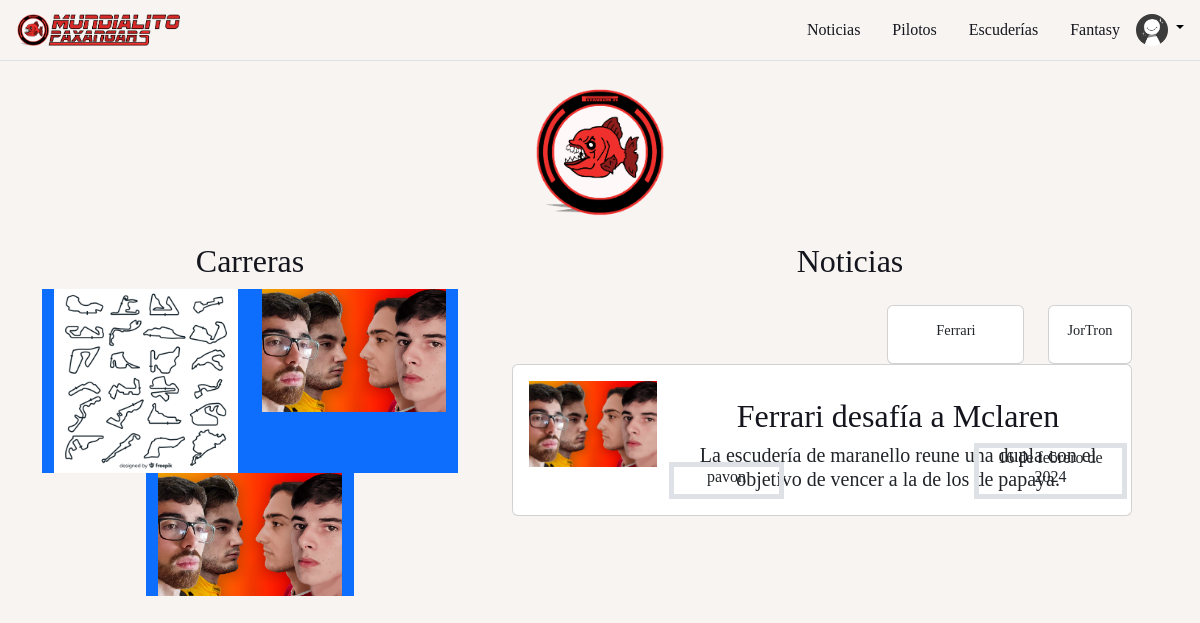
Screenshot of /inicio/noticias with the database file from the repository.
### mundialitopx/models.py (models this page shows, shortened)
class Circuito(models.Model):
    nombre = models.CharField(max_length=100)
    alias = models.CharField(max_length=100)
    pista = models.ImageField(upload_to='media/circuitos/', null=True, blank=True)
    silueta = models.ImageField(upload_to='media/silueta/', null=True, blank=True)
    pais = models.ForeignKey(Pais, on_delete=models.CASCADE)
    fecha = models.DateField( null=True, blank=True)

class Escuderia(models.Model):
    nombre = models.CharField(max_length=100)
    alias = models.CharField(max_length=100)
    monoplaza = models.ImageField(upload_to='media/monoplazas/', null=True, blank=True)
    pais = models.ForeignKey(Pais, on_delete=models.CASCADE)
    logo = models.ImageField(upload_to='media/logos/', null=True, blank=True)
    puesto = models.IntegerField(validators=[MinValueValidator(1),MaxValueValidator(20)])
    descripcion = models.TextField()
    puntos = models.IntegerField(default=0)

class Piloto(models.Model):
    nombre = models.CharField(max_length=100)
    puntos = models.IntegerField(default=0)
    pais = models.ForeignKey(Pais, on_delete=models.CASCADE)
    dorsal = models.IntegerField()
    escuderia = models.ForeignKey(Escuderia, on_delete=models.CASCADE)
    puesto = models.IntegerField(validators=[MinValueValidator(1),MaxValueValidator(20)])
    biografia = models.TextField()
    foto = models.ImageField(upload_to='media/fotospilotos/', null=True, blank=True)

class Noticia(models.Model):
    circuito = models.ForeignKey(Circuito, on_delete=models.CASCADE, null=True, blank=True)
    escuderia = models.ManyToManyField(Escuderia, blank=True)
    piloto = models.ManyToManyField(Piloto, blank=True)
    autor = models.ForeignKey(Usuario, on_delete=models.CASCADE)
    titulo = models.CharField(max_length=100)
    subtitulo = models.CharField(max_length=100)
    cuerpo = models.TextField()
    fecha_publicacion = models.DateField()
    imagen = models.ImageField(upload_to='media/noticia/', null=True, blank=True)

class Usuario(AbstractUser):
    fotoperfil = models.ImageField(upload_to='media/foto-perfil/', null=True, blank=True)
    def __str__(self):
        return self.username

### mundialitopx/views.py (the view)
# urls.py: path('inicio/noticias', ListaNoticias.as_view(), name='noticias'),
class ListaNoticias(ListView):
    model = Noticia
    template_name = "mundialitopx/main/noticias/noticias.html"
    context_object_name = "noticias"
    def get_context_data(self, **kwargs: Any) -> dict[str, Any]:
        context = super().get_context_data(**kwargs)
        context["noticias"] = Noticia.objects.all()
        context["circuitos"] = Circuito.objects.all().order_by("fecha")
        return context

### mundialitopx/templates/mundialitopx/main/noticias/noticias.html (shortened to what this page needs)
{% extends 'mundialitopx/main/base.html' %}
{% block content %}
    <div class="row g-0 d-flex justify-content-center">
        <div class="col-2">
            {% if user.is_staff %}
                <a href="{% url 'crear_noticia' %}">
                    <img class="img-fluid" src="../../../../../media/Escudo_Paxangars_rojo.png" alt="">
                </a>
            {% else %}
                <img class="img-fluid" src="../../../../../media/Escudo_Paxangars_rojo.png" alt="">
            {% endif %}
        </div>
    </div>
    <div class="row">
        <div class="col-5">
            <h2>Carreras</h2>
            <div class="row d-flex justify-content-center">
                {% for circuito in circuitos %}
                    <div class="col-5 carrera bg-primary">
                        <img class="img-fluid" src="{{ circuito.pista.url }}" alt="">
                    </div>
                {% endfor %}
            </div>
        </div>
        <div class="col-7">
            <h2>Noticias</h2>
            {% for noticia in noticias %}
                <div class="row pt-3 g-0 d-flex justify-content-center">
                    <a class="text-decoration-none" href="{% url 'detalle_noticia' noticia.pk %}">
                        <div class="col-11 ">
                            <div class="row d-flex justify-content-end">
                                {% if noticia.escuderia.all.count > 0 %}
                                    <div class="col-3">
                                        {% for escuderia in noticia.escuderia.all %}
                                            <div class="card tema">
                                                <div class="card-body ">
                                                    <h3>{{ escuderia.nombre }}</h3>
                                                </div>
                                            </div>
                                        {% endfor %}
                                    </div>
                                {% endif %}
                                {% if noticia.piloto.all.count > 0 %}
                                    <div class="col-2">
                                        {% for piloto in noticia.piloto.all %}
                                            <div class="card tema">
                                                <div class="card-body">
                                                    <h3>{{ piloto.nombre }}</h3>
                                                </div>
                                            </div>
                                        {% endfor %}
                                    </div>
                                {% endif %}
                            </div>
                                <div class="card">
                                    <div class="card-body">
                                        <div class="row">
                                            <div class="col-3">
                                                <img class="img-fluid" src="{{ noticia.imagen.url}}" alt="">
                                            </div>
                                            <div class="col-9  position-relative">
                                                <div class="row pt-3 grid grid-5">
                                                    <div class="col-12">
                                                        <h2>{{ noticia.titulo }}</h2>
                                                    </div>
                                                    <div class="col-12">
                                                        <h4>{{ noticia.subtitulo }}</h4>
                                                    </div>
                                                    <div class="col-3 position-absolute bottom-0 start-0 border border-5">
                                                        <h3>{{ noticia.autor }}</h3>
                                                    </div>
                                                    <div class="col-4 position-absolute bottom-0 end-0 offset-5 border border-5">
                                                        <h3>{{ noticia.fecha_publicacion }}</h3>
                                                    </div>
                                                </div>
                                            </div>
                                        </div>
                                    </div>
                                </div>
                        </div>
                    </a>
                </div>
            {% endfor %}
        </div>
    </div>
{% endblock %}

### mundialitopx/static/css/style.css (style rules this page uses)
body { background-color: #F7F4F1; }
h1 a, h2 a, h2 { color: #15151E; font-family: 'f1-bold'; text-decoration: none; }
h3 { font-family: 'f1-regular'; font-size: 100%; }
h4 { font-family: 'f1-regular'; font-size: 20px; }
.tema { font-size: 90%; }
a { text-decoration: none; }
a { font-family: 'f1-regular'; }

### rows the page displays
Circuito: pista (picture)
Circuito: pista (picture)
Circuito: pista (picture)
Noticia: imagen (picture), titulo "Ferrari desafía a Mclaren", subtitulo "La escudería de maranello reune una dupla con el objetivo de vencer a la de los de papaya.", autor "pavon", fecha_publicacion "16 de febrero de 2024"
Escuderia: nombre "Ferrari"
Piloto: nombre "JorTron"
